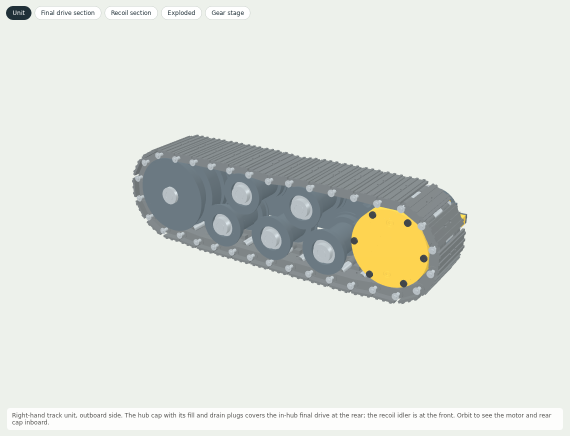
#> input picture track_wheel/images/unit.png, 1140 x 872 px (shown at 1/2 size)
$ python draw_operation_diagram.py
#> lines starting #> are read from the running program, lines starting #| are printed output that depends on the picture
"""Make a labeled operation sheet from the existing R5 CAD section images."""
from pathlib import Path
import textwrap
from PIL import Image, ImageDraw, ImageFont, ImageOps

ROOT = Path(__file__).resolve().parents[1]
OUT = ROOT.parent / 'output/track_wheel_r5'
OUT.mkdir(parents=True, exist_ok=True)
BG, INK, MUTED, GOLD = '#f4f5f1', '#203038', '#53636a', '#b68012'
im = Image.new('RGB', (1920, 1120), BG)
d = ImageDraw.Draw(im)


def font(size, bold=False):
    return ImageFont.truetype('/usr/share/fonts/truetype/dejavu/DejaVuSans' + ('-Bold' if bold else '') + '.ttf', size)


def txt(x, y, text, size=24, color=INK, bold=False):
    d.text((x, y), text, font=font(size, bold), fill=color)


def para(x, y, text, width=38, size=23, color=MUTED):
    for line in textwrap.wrap(text, width):
        txt(x, y, line, size, color)
        y += size + 10
    return y


def arrow(x0, y0, x1, y1, color=GOLD):
    import math
    d.line((x0, y0, x1, y1), fill=color, width=5)
    a = math.atan2(y1-y0, x1-x0)
    d.polygon([(x1,y1), (x1-16*math.cos(a-.45),y1-16*math.sin(a-.45)),
               (x1-16*math.cos(a+.45),y1-16*math.sin(a+.45))], fill=color)


txt(50, 36, 'INDEPENDENT TRACK WHEEL', 18, MUTED, True)
txt(50, 74, 'R5 · How it works', 49, INK, True)
txt(50, 143, 'Latest workspace design: 31 October 2026  |  CAD sections + recorded MuJoCo simulation', 23, MUTED)
txt(50, 205, 'POWER FLOW', 18, GOLD, True)
boxes = [
    ('12 V motor', 'Electrical input'),
    ('150:1 gearbox', 'Inside fixed housing'),
    ('12T steel pinion', 'Offset output shaft'),
    ('21T internal ring', '1.75:1 hub reduction'),
    ('Sprocket + chain', 'Forward or reverse'),
]
for i, (title, sub) in enumerate(boxes):
    x = 50 + 372*i
    d.rounded_rectangle((x, 245, x+332, 342), 16, fill='#ffffff', outline='#d5dcd5', width=2)
    txt(x+18, 262, title, 25, INK, True)
    txt(x+18, 302, sub, 20, MUTED)
    if i < 4: arrow(x+340, 293, x+364, 293)

panels = [
    ('01  Complete unit', 'unit.png', (240,260,980,650),
     'Rear sprocket drives the track.',
     'The opposite idler and five passive rollers guide 34 linked shoes. Hub bearings carry the track loads into the fixed frame.'),
    ('02  Final drive', 'gear_stage.png', (215,40,1040,780),
     'The small pinion turns the ring.',
     'The ring is part of the hub cap, so the hub and sprocket turn with it. Nominal total reduction is 150 × 1.75 = 262.5:1.'),
    ('03  Recoil idler', 'recoil_section.png', (120,185,885,665),
     'The spring keeps the chain tight.',
     'An M6 adjuster sets preload. Debris pushes the yoke back and compresses the spring. A hard stop limits recoil to 4.0 mm.'),
]
for i, (title, file, crop, lead, body) in enumerate(panels):
    x = 50 + 620*i
    d.rounded_rectangle((x, 388, x+580, 1014), 18, fill='#ffffff', outline='#d5dcd5', width=2)
    txt(x+22, 409, title, 29, INK, True)
    picture = Image.open(ROOT/'images'/file).convert('RGB').crop(crop)
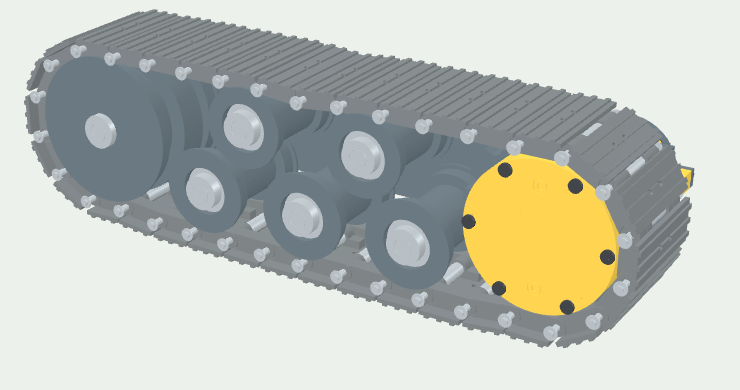
#> picture: PIL image 740x390 RGB; mean R, G, B 188.4, 191.9, 182.9
    picture = ImageOps.contain(picture, (536, 370), Image.Resampling.LANCZOS)
#> picture: PIL image 536x282 RGB
    im.paste(picture, (x+22+(536-picture.width)//2, 466+(370-picture.height)//2))
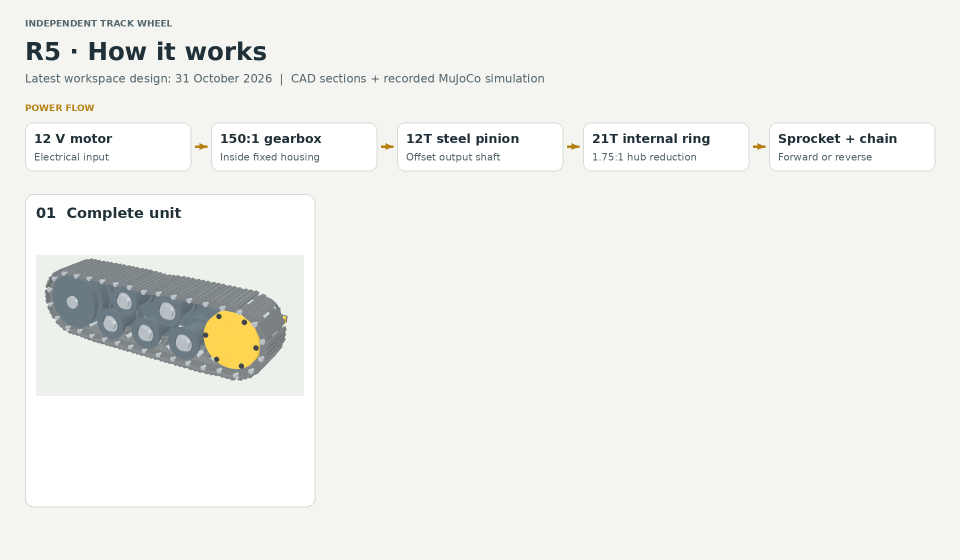
#> im: PIL image 1920x1120 RGB (shown at 1/2 size); mean R, G, B 239.2, 240.4, 236.7
    txt(x+22, 853, lead, 22, INK, True)
    para(x+22, 895, body, width=43, size=21)
#> pass 2 of the loop `for i, (title, file, crop, lead, body) in enumerate(panels):`:
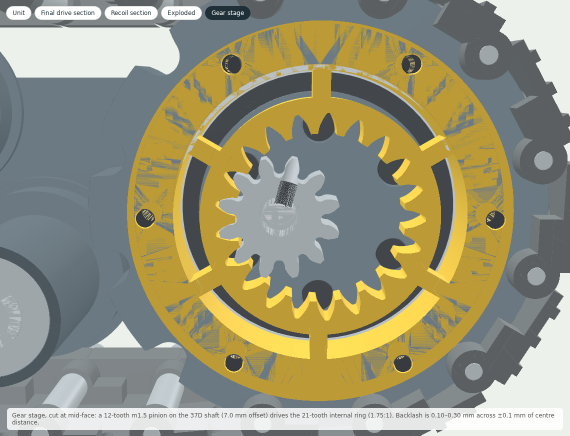
#> input picture track_wheel/images/gear_stage.png, 1140 x 872 px (shown at 1/2 size)
#> `picture = Image.open(ROOT/'images'/file).convert('RGB').crop(crop)`:
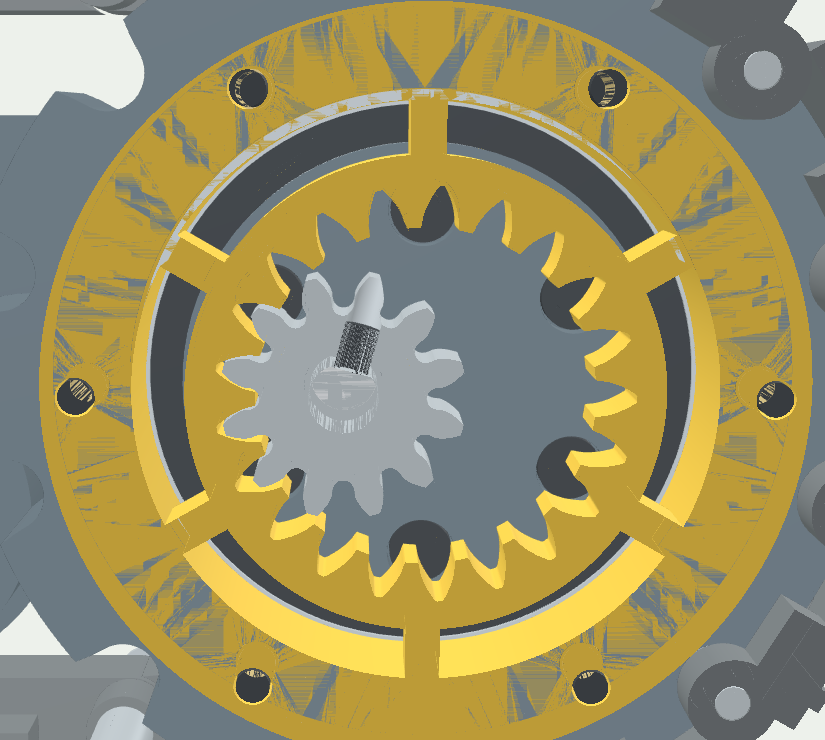
#> picture: PIL image 825x740 RGB; mean R, G, B 153.1, 143.4, 99.5
#> `im.paste(picture, (x+22+(536-picture.width)//2, 466+(370-picture.heigh..`:
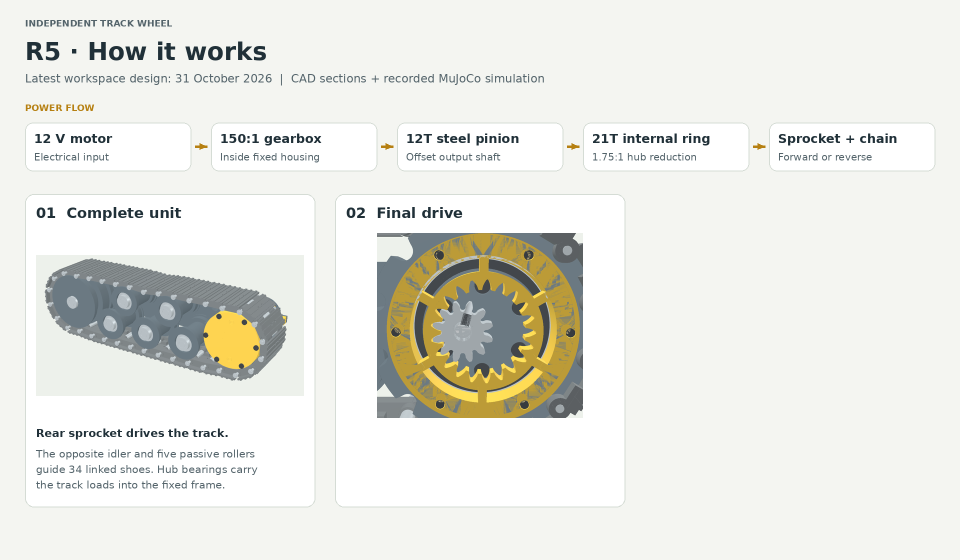
#> im: PIL image 1920x1120 RGB (shown at 1/2 size); mean R, G, B 232.9, 233.3, 227.2
#> pass 3 of the loop `for i, (title, file, crop, lead, body) in enumerate(panels):`:
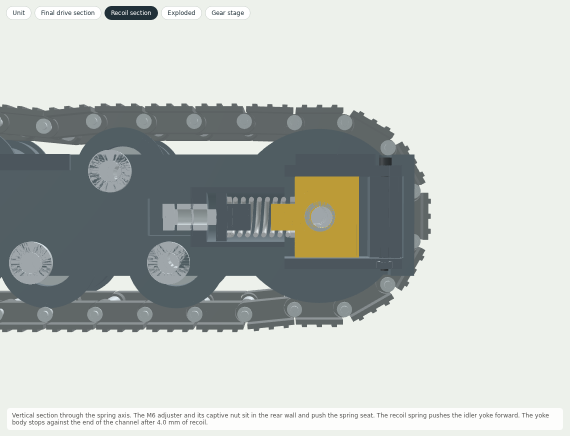
#> input picture track_wheel/images/recoil_section.png, 1140 x 872 px (shown at 1/2 size)
#> `picture = Image.open(ROOT/'images'/file).convert('RGB').crop(crop)`:
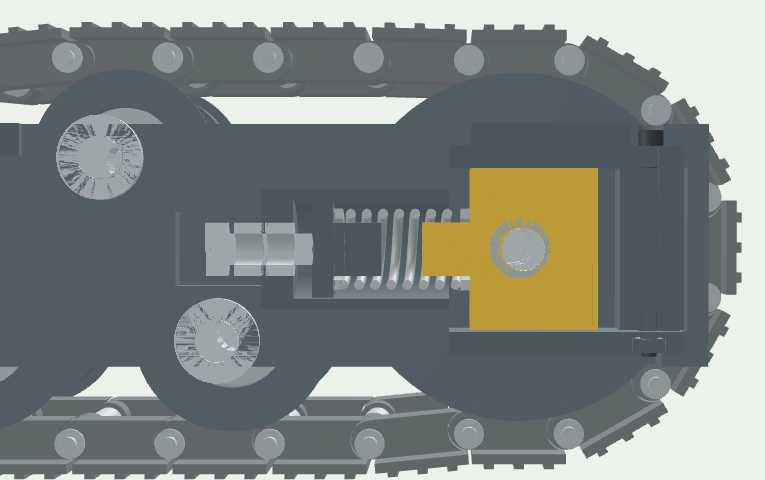
#> picture: PIL image 765x480 RGB; mean R, G, B 126.6, 132.9, 129.2
#> `im.paste(picture, (x+22+(536-picture.width)//2, 466+(370-picture.heigh..`:
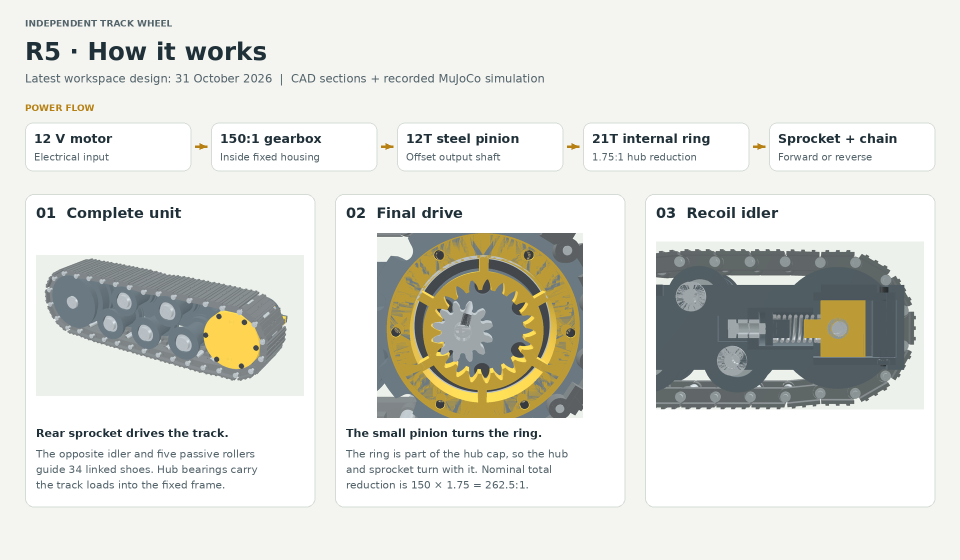
#> im: PIL image 1920x1120 RGB (shown at 1/2 size); mean R, G, B 223, 223.9, 218.2

txt(50, 1051, 'Recorded debris case: about 3.2 mm recoil, about 97.5 N peak spring force. Driver current limit: 1.0 A.', 22, MUTED)
txt(50, 1087, 'Source: track_wheel/README.md, images/ and simulation/  ·  Digital model; no physical prototype test footage.', 18, MUTED)
im.save(OUT/'track_wheel_r5_operation.png')
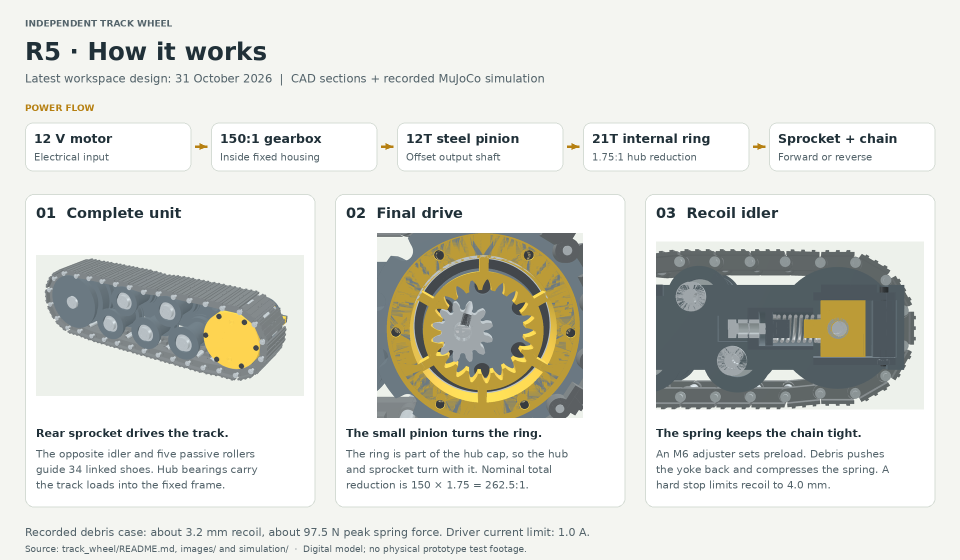
#> saved as track_wheel_r5_operation.png: PIL image 1920x1120 RGB (shown at 1/2 size); mean R, G, B 221.7, 222.7, 217.1
im.save(OUT/'track_wheel_r5_operation.pdf', 'PDF', resolution=150)
print(OUT/'track_wheel_r5_operation.png')
